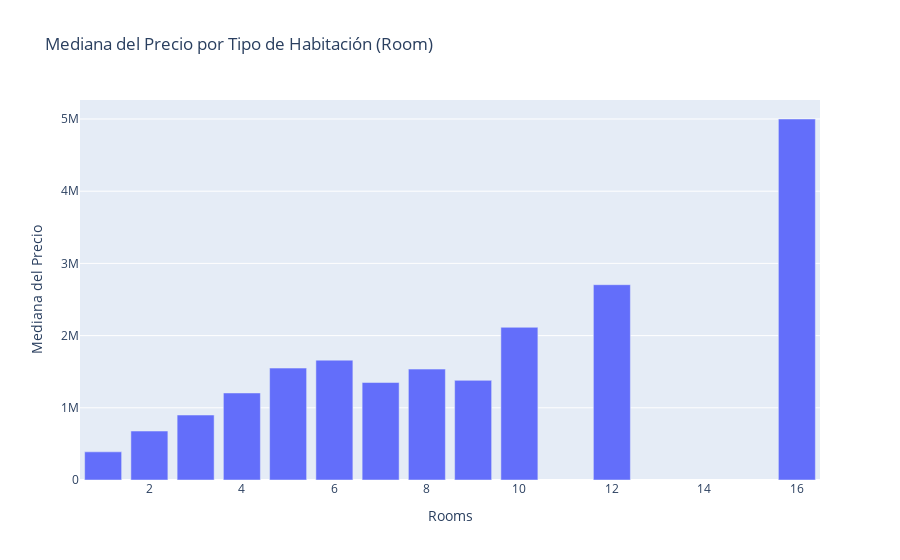

Notebook code cell kept with this figure:
### Code cell
#4
median_price = df.groupby('Rooms')['Price'].median().reset_index()

# Crear el gráfico de barras
fig = px.bar(median_price, x='Rooms', y='Price', 
             title='Mediana del Precio por Tipo de Habitación (Room)', 
             labels={'Price': 'Mediana del Precio', 'Room': 'Tipo de Habitación'})

# Mostrar el gráfico
fig.show()

### Figure 1 — Plotly figure (JSON) as saved in the notebook; plotly's stock layout.template omitted (floating-point values rounded to 4 significant figures)
{"data": [{"alignmentgroup": "True", "hovertemplate": "Rooms=%{x}<br>Mediana del Precio=%{y}<extra></extra>", "legendgroup": "", "marker": {"color": "#636efa", "pattern": {"shape": ""}}, "name": "", "offsetgroup": "", "orientation": "v", "showlegend": false, "textposition": "auto", "type": "bar", "x": [1, 2, 3, 4, 5, 6, 7, 8, 9, 10, 12, 16], "xaxis": "x", "y": [390000, 678000, 900000, 1205250, 1550000, 1660000, 1350000, 1535883, 1380000, 2115000, 2705000, 5000000], "yaxis": "y"}], "layout": {"barmode": "relative", "legend": {"tracegroupgap": 0}, "title": {"text": "Mediana del Precio por Tipo de Habitación (Room)"}, "xaxis": {"anchor": "y", "domain": [0, 1], "title": {"text": "Rooms"}}, "yaxis": {"anchor": "x", "domain": [0, 1], "title": {"text": "Mediana del Precio"}}}}
